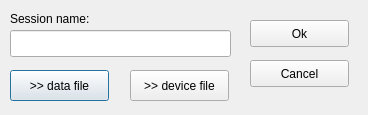
<?xml version="1.0" encoding="UTF-8"?>
<ui version="4.0">
 <class>NewSessionDialog</class>
 <widget class="QDialog" name="NewSessionDialog">
  <property name="enabled">
   <bool>true</bool>
  </property>
  <property name="geometry">
   <rect>
    <x>0</x>
    <y>0</y>
    <width>368</width>
    <height>115</height>
   </rect>
  </property>
  <property name="windowTitle">
   <string>Dialog</string>
  </property>
  <property name="modal">
   <bool>true</bool>
  </property>
  <widget class="QPushButton" name="b_data_file">
   <property name="geometry">
    <rect>
     <x>10</x>
     <y>70</y>
     <width>99</width>
     <height>31</height>
    </rect>
   </property>
   <property name="text">
    <string>&gt;&gt; data file</string>
   </property>
  </widget>
  <widget class="QLabel" name="label">
   <property name="geometry">
    <rect>
     <x>10</x>
     <y>10</y>
     <width>111</width>
     <height>17</height>
    </rect>
   </property>
   <property name="text">
    <string>Session name:</string>
   </property>
  </widget>
  <widget class="QLineEdit" name="e_session_name">
   <property name="geometry">
    <rect>
     <x>10</x>
     <y>30</y>
     <width>221</width>
     <height>27</height>
    </rect>
   </property>
  </widget>
  <widget class="QPushButton" name="b_cancel">
   <property name="geometry">
    <rect>
     <x>250</x>
     <y>60</y>
     <width>99</width>
     <height>27</height>
    </rect>
   </property>
   <property name="text">
    <string>Cancel</string>
   </property>
  </widget>
  <widget class="QPushButton" name="b_ok">
   <property name="geometry">
    <rect>
     <x>250</x>
     <y>20</y>
     <width>99</width>
     <height>27</height>
    </rect>
   </property>
   <property name="text">
    <string>Ok</string>
   </property>
  </widget>
  <widget class="QPushButton" name="b_device_file">
   <property name="geometry">
    <rect>
     <x>130</x>
     <y>70</y>
     <width>99</width>
     <height>31</height>
    </rect>
   </property>
   <property name="text">
    <string>&gt;&gt; device file</string>
   </property>
  </widget>
 </widget>
 <resources/>
 <connections/>
</ui>
